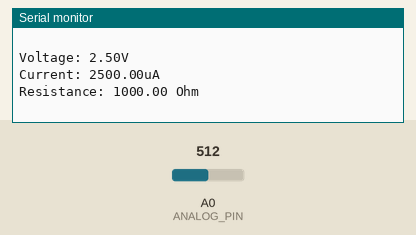
This sketch was run on a simulated Arduino Uno, built with avr-gcc and run on an emulated ATmega328P. Shown: the last lines printed to the serial monitor. The inputs (shaded band) are chosen by the test bench; at power-on: A0 (ANALOG_PIN) = 512.

Above: at 1.8 s.
1.9 s: A0 (ANALOG_PIN) set to 0
At 2.8 s:
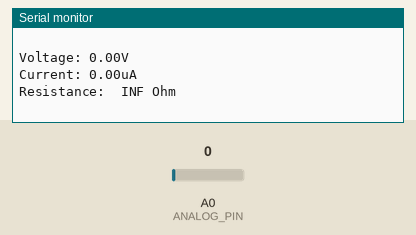
4.5 s: A0 (ANALOG_PIN) set to 122
At 5.8 s:
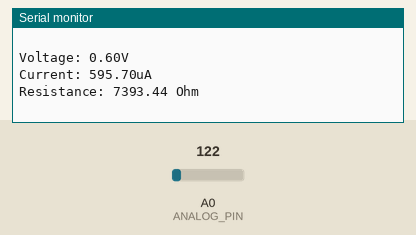
Timing chart, 0 to 7.5 s (numbered marks = the images above; inputs shaded):
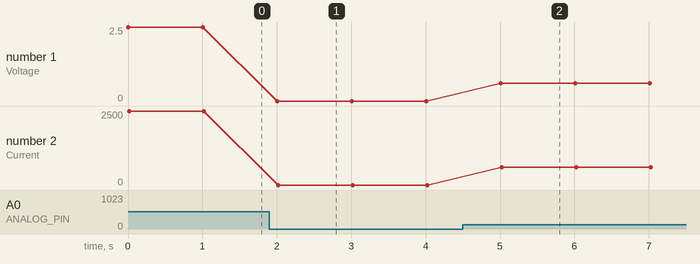

The sketch:

006_measuring_resistances.ino
```cpp
#define ANALOG_PIN A0

// Based on this post: https://circuits4you.com/2016/05/13/arduino-resistance-measurement/

void setup() {
  Serial.begin(9600);
}

void loop() {
  // Voltage read by the Analog Port
  // This is the voltage across the fix resistor (1k Ohm)
  float sensor_voltage = analogRead(ANALOG_PIN) * (5.0 / 1024.0);

  // Current flowing through the circuit: I = V / R
  float current_flowing = sensor_voltage / 1000; // 1k resistor

  // Voltage across the variable resistor: V = 5 - Vr
  float resistor_voltage = 5 - sensor_voltage;

  // R = V / I
  float resistance_calculated = resistor_voltage / current_flowing;

  Serial.println("Voltage: " + String(sensor_voltage) + "V");
  Serial.println("Current: " + String(current_flowing * 1000000) + "uA");
  Serial.println("Resistance: " + String(resistance_calculated) + " Ohm");
  Serial.println(" ");

  delay(1000);
}
```

Measured:
- after the input at 1.9 s, the serial monitor: prints a new line after 0.10 s (image 1)
- after the input at 4.5 s, the serial monitor: prints a new line after 0.51 s (image 2)
- plotted number 1: 2.5 → 0 after the input at 1.9 s, 0 → 0.6 after the input at 4.5 s
- plotted number 2: 2500 → 0 after the input at 1.9 s, 0 → 595.7 after the input at 4.5 s
